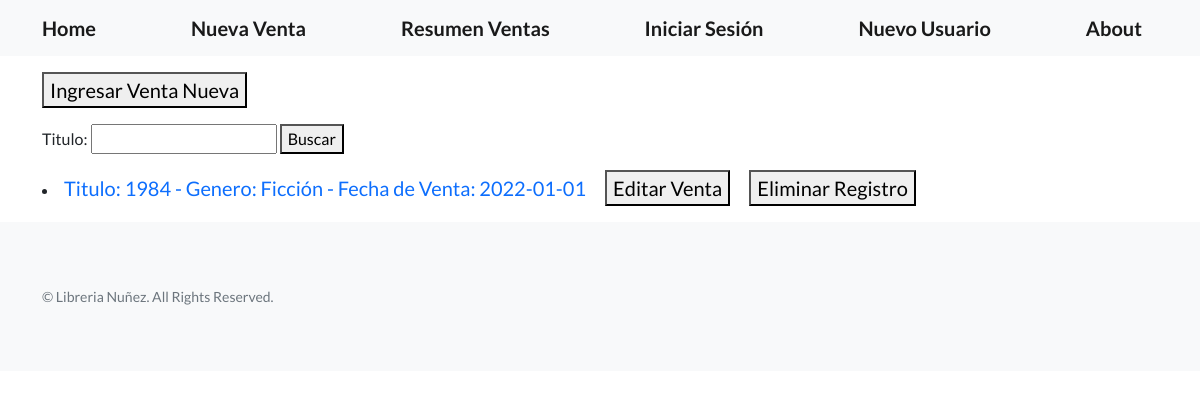
/resumen-ventas/, run on an earlier commit of the app's database.
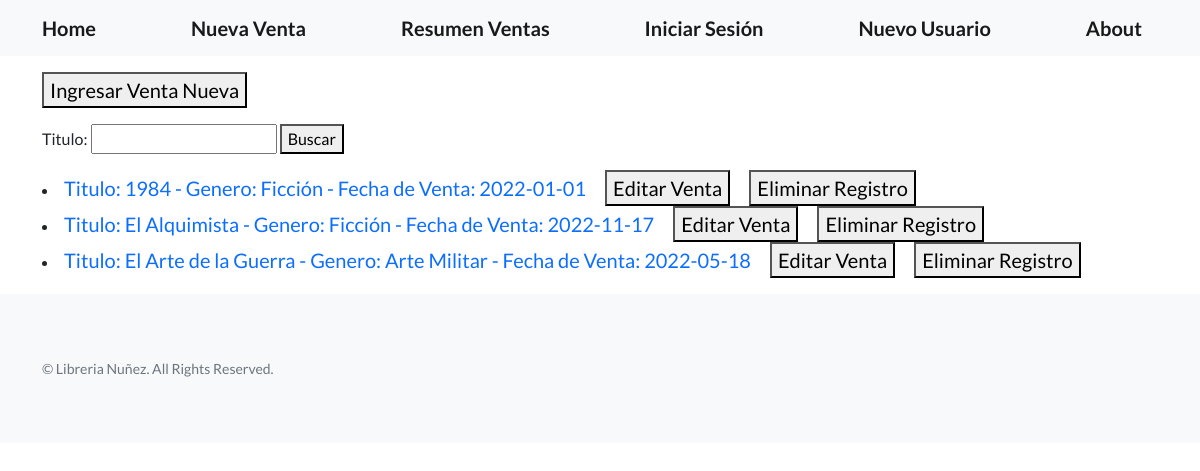
And on a later commit of the database.
### home/models.py (models this page shows)
class Libreria(models.Model):
    titulo = models.CharField(max_length=30)
    genero = models.CharField(max_length=30)
    mes_venta = models.DateField()
    descripcion = RichTextField(null=True)
    def __str__(self) -> str:
        return f'Titulo: {self.titulo} - Genero: {self.genero} - Fecha de Venta: {self.mes_venta}'

### home/views.py (the view)
# urls.py: path('resumen-ventas/', views.ResumenVentas.as_view(), name='resumen_ventas'),
class ResumenVentas(ListView):
    model = Libreria
    template_name = 'home/resumen_ventas_cbv.html'
    def get_queryset(self):
        titulo = self.request.GET.get('titulo', '')
        if titulo:
            object_list = self.model.objects.filter(titulo__icontains=titulo)
        else:
            object_list = self.model.objects.all()
        return object_list
    def get_context_data(self, **kwargs):
        context = super().get_context_data(**kwargs)
        context["formulario"] = BusquedaLibreriaFormulario()
        return context

### home/forms.py
class BusquedaLibreriaFormulario(forms.Form):
    titulo = forms.CharField(max_length=30, required=False)

### home/templates/home/resumen_ventas_cbv.html (shortened to what this page needs)
{% extends 'home/base.html' %}
{% block mi_contenido  %}
<a class="navbar-brand" href={% url 'nueva_venta' %}><button>Ingresar Venta Nueva</button></a>
<form action={% url 'resumen_ventas' %} method="GET">
      {{formulario}}
      <button>Buscar</button>
</form>
<p>
   {% if object_list %}
      {% for libro in object_list %}
         <li>
            <a class="navbar-brand" href={% url 'ver_venta' libro.id %}>{{libro}}</a>
            <a class="navbar-brand" href={% url 'editar_venta' libro.id %}><button>Editar Venta</button></a>
            <a class="navbar-brand" href={% url 'eliminar_venta' libro.id %}><button>Eliminar Registro</button></a>
         </li>
      {% endfor %}
   {% else %}
   <p>No hay ventas registradas con el titulo especificado. Intentelo nuevamente.</p>
   {% endif %}
</p>
{% endblock mi_contenido  %}

### home/templates/home/base.html (shortened to what this page needs)
<!DOCTYPE html>
<html lang="en">
    <head>
        {% load static %}
        <link href={% static 'css/styles.css' %} rel="stylesheet" />
    </head>
    <body>
        <nav class="navbar navbar-light bg-light static-top">
            <div class="container">
                <a class="navbar-brand" href={% url 'index' %}><B>Home</B></a>
                <a class="navbar-brand" href={% url 'nueva_venta' %}><B>Nueva Venta</B></a>
                <a class="navbar-brand" href={% url 'resumen_ventas' %}><B>Resumen Ventas</B></a>
                {% if request.user.is_authenticated %}
                    <a class="navbar-brand" href={% url 'logout' %}><B>Cerrar Sesión</B></a>
                    <a class="navbar-brand" href={% url 'perfil' %}>{{request.user.username}}</a>
                                    {% else %}
                    <a class="navbar-brand" href={% url 'login' %}><B>Iniciar Sesión</B></a>
                    <a class="navbar-brand" href={% url 'registrar' %}><B>Nuevo Usuario</B></a>
                {% endif %}
                <a class="navbar-brand" href={% url 'about' %}><B>About</B></a>
            </div>
        </nav>
        <div class="container">
        {% block mi_contenido  %}
        {% endblock mi_contenido %}
        </div>
        <footer class="footer bg-light">
            <div class="container">
                <div class="row">
                        <p class="text-muted small mb-4 mb-lg-0">&copy; Libreria Nuñez. All Rights Reserved.</p>
                </div>
            </div>
        </footer>
    </body>
</html>

What changed in the data, as far as the page shows it:
added Libreria: titulo+genero+mes_venta "Titulo: El Alquimista - Genero: Ficción - Fecha de Venta: 2022-11-17"
added Libreria: titulo+genero+mes_venta "Titulo: El Arte de la Guerra - Genero: Arte Militar - Fecha de Venta: 2022-05-18"
